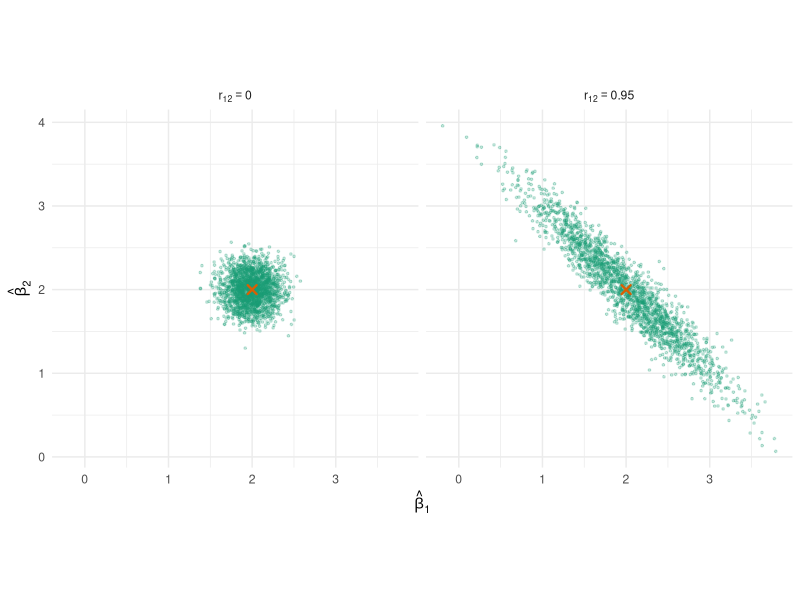
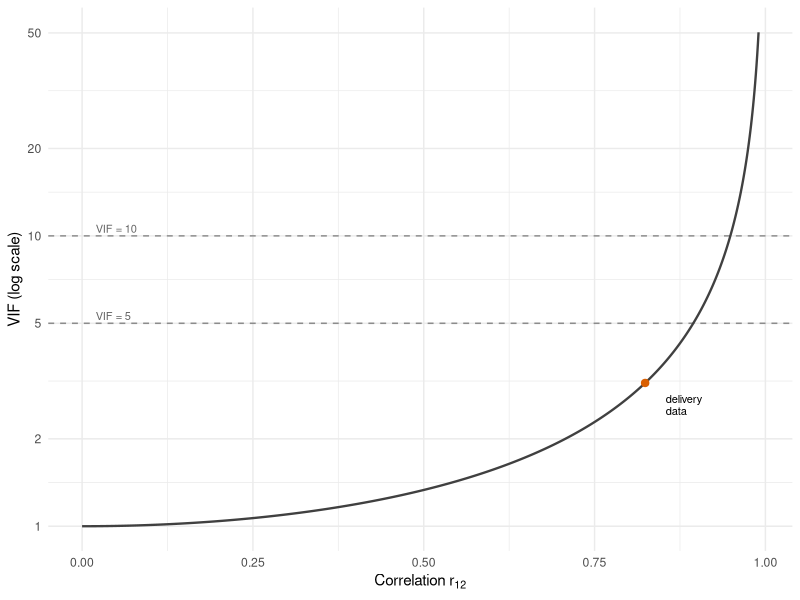
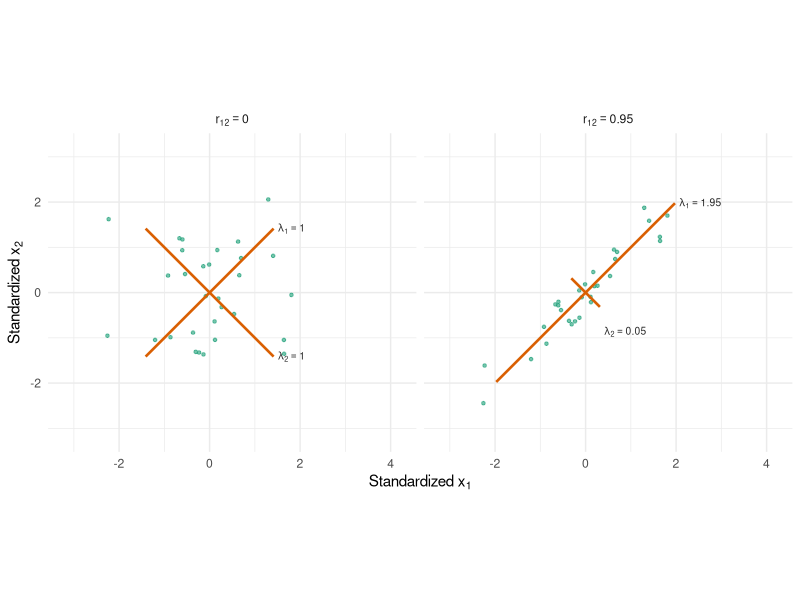
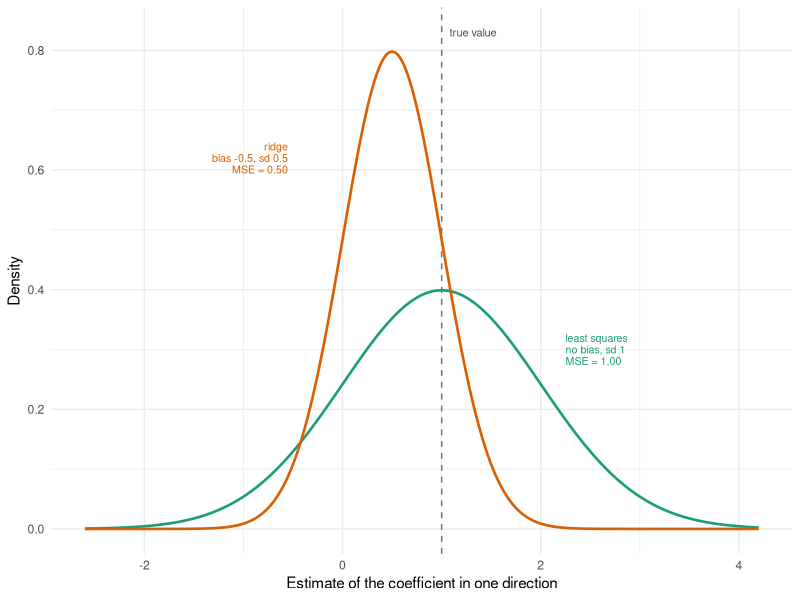
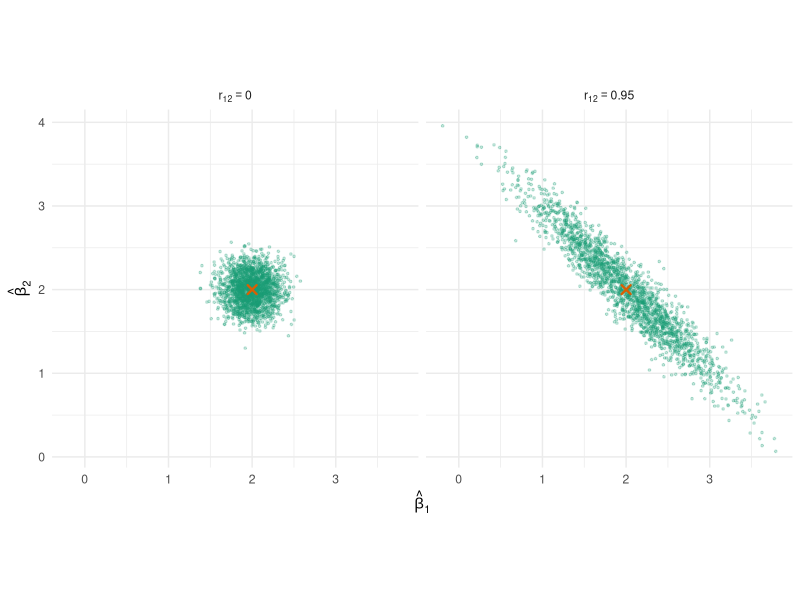
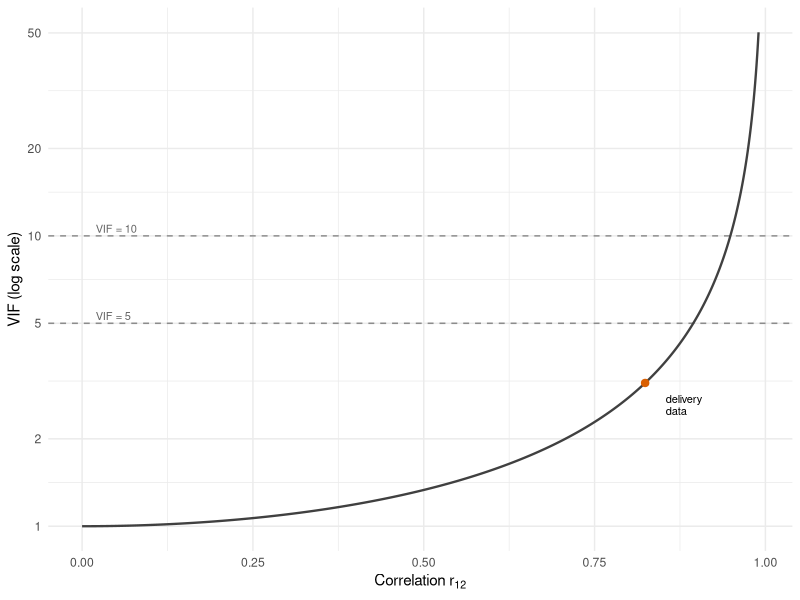
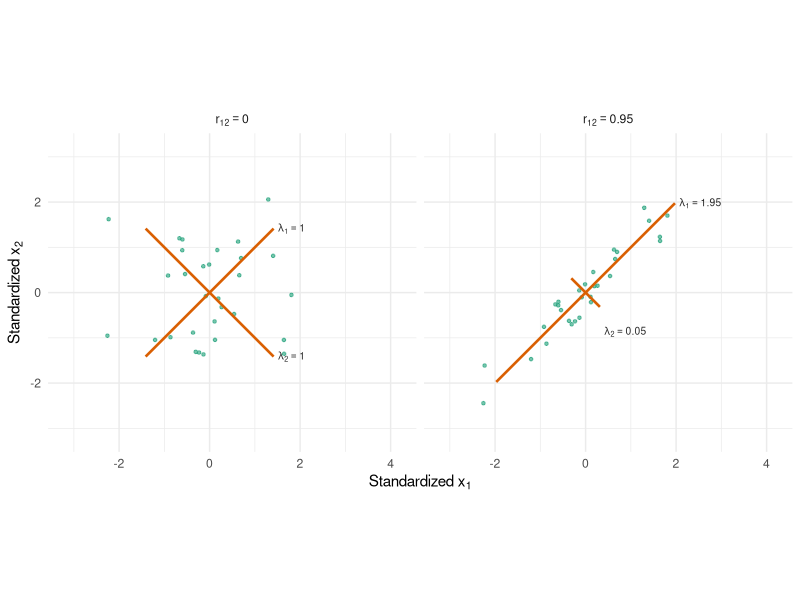
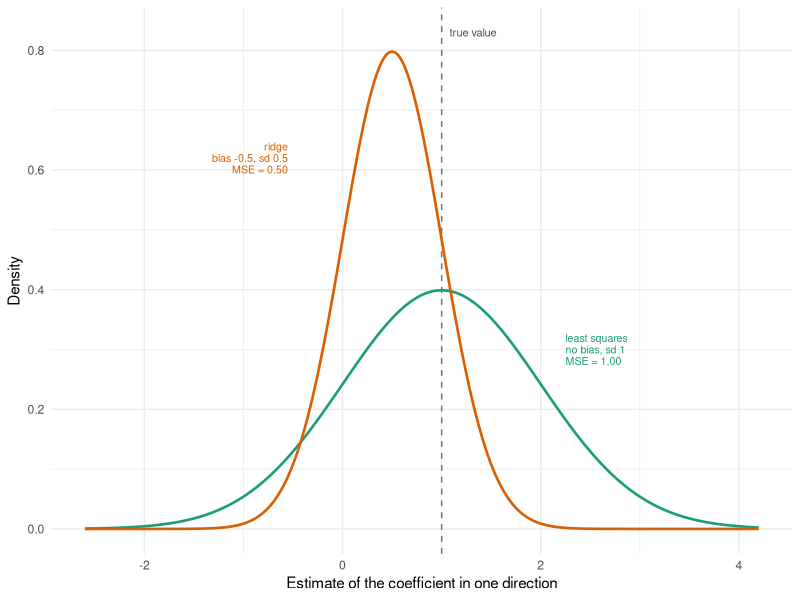

Here is the R script that generated these plots, in order:
# Simulated data: what multicollinearity does to the sampling distribution of the OLS estimates
# Model: y = 1 + 2 x1 + 2 x2 + e, e ~ N(0, 1), n = 30, X held fixed across replicates

library(ggplot2)

pt_col   <- "#1b9e77"
line_col <- "#d95f02"
fig_w    <- 3.4
fig_h    <- 2.5

theme_lecture <- function(){
    theme_minimal(base_size = 11) +
    theme(
        panel.background = element_rect(fill = "transparent", colour = NA),
        plot.background  = element_rect(fill = "transparent", colour = NA)
    )
}

set.seed(2026)
n     <- 30
beta  <- c(1, 2, 2)
sigma <- 1
n_rep <- 2000

# ---- Fixed design with sample correlation exactly rho -------------------------
# z1, z2: centered, orthogonal, each with sum of squares n - 1 (sample sd = 1)
Z  <- matrix(rnorm(2 * n), n)
z1 <- Z[, 1] - mean(Z[, 1])
z2 <- resid(lm(Z[, 2] ~ z1))
z1 <- z1 / sqrt(sum(z1^2) / (n - 1))
z2 <- z2 / sqrt(sum(z2^2) / (n - 1))

make_design <- function(rho) data.frame(x1 = z1, x2 = rho * z1 + sqrt(1 - rho^2) * z2)

simulate_betas <- function(rho) {
    X <- make_design(rho)
    mu <- beta[1] + beta[2] * X$x1 + beta[3] * X$x2
    b <- t(replicate(n_rep, {
        y <- mu + rnorm(n, sd = sigma)
        coef(lm(y ~ x1 + x2, data = X))[2:3]
    }))
    data.frame(rho = rho, b1 = b[, 1], b2 = b[, 2])
}

sims <- rbind(simulate_betas(0), simulate_betas(0.95))

# ---- Empirical vs. theoretical spread -----------------------------------------
# Var(b_j) = sigma^2 / [(1 - rho^2) S_jj], S_jj = n - 1;  Corr(b1, b2) = -rho
summary_tab <- do.call(rbind, lapply(split(sims, sims$rho), function(d) {
    rho <- d$rho[1]
    data.frame(
        rho        = rho,
        cor_x      = cor(make_design(rho))[1, 2],
        sd_b1      = sd(d$b1),
        sd_b1_theo = sigma / sqrt((1 - rho^2) * (n - 1)),
        cor_b      = cor(d$b1, d$b2),
        VIF        = 1 / (1 - rho^2)
    )
}))
print(summary_tab, digits = 4)
# rho = 0:    sd(b1) = 0.182 (theory 0.186), corr(b1, b2) =  0.00, VIF = 1
# rho = 0.95: sd(b1) = 0.596 (theory 0.595), corr(b1, b2) = -0.95, VIF = 10.26
# sd ratio 0.595 / 0.186 = 3.2 = sqrt(VIF)

# share of replicates in which an estimate has the wrong sign (true value 2)
aggregate(cbind(neg_b1 = b1 < 0, neg_b2 = b2 < 0) ~ rho, data = sims, FUN = mean)   # 0 and 0.0005

# ---- Figure: joint sampling distribution of (b1, b2) ---------------------------
sims$panel <- factor(sims$rho, labels = c("r[12] == 0", "r[12] == 0.95"))

p_scatter <- ggplot(sims, aes(x = b1, y = b2)) +
    geom_point(size = 0.6, alpha = 0.25, colour = pt_col) +
    annotate("point", x = beta[2], y = beta[3], colour = line_col, size = 2.2, shape = 4, stroke = 1.2) +
    facet_wrap(~ panel, labeller = label_parsed) +
    coord_equal() +
    labs(x = expression(hat(beta)[1]), y = expression(hat(beta)[2])) +
    theme_lecture()

p_scatter
ggsave("sim_beta_scatter.pdf", p_scatter, bg = "transparent", device = cairo_pdf, width = 2 * fig_w, height = 1.2 * fig_h)

# ---- Figure: VIF as a function of the correlation between two regressors -------
vif_curve <- data.frame(r = seq(0, 0.99, by = 0.001))
vif_curve$vif <- 1 / (1 - vif_curve$r^2)

r_delivery <- 0.824                       # cases vs distance, delivery data
p_vif <- ggplot(vif_curve, aes(x = r, y = vif)) +
    geom_hline(yintercept = c(5, 10), linetype = "dashed", colour = "grey55") +
    geom_line(colour = "grey25", linewidth = 0.8) +
    annotate("point", x = r_delivery, y = 1 / (1 - r_delivery^2), colour = line_col, size = 2.2) +
    annotate("text", x = r_delivery + 0.03, y = 1 / (1 - r_delivery^2), hjust = 0, vjust = 1.6,
             size = 2.8, label = "delivery\ndata", lineheight = 0.9) +
    annotate("text", x = 0.02, y = c(5, 10), vjust = -0.4, hjust = 0, size = 2.8, colour = "grey40",
             label = c("VIF = 5", "VIF = 10")) +
    scale_y_log10(breaks = c(1, 2, 5, 10, 20, 50)) +
    labs(x = expression("Correlation " * r[12]), y = "VIF (log scale)") +
    theme_lecture()

p_vif
ggsave("sim_vif_curve.pdf", p_vif, bg = "transparent", device = cairo_pdf, width = fig_w, height = fig_h)

# ---- Figure: eigenvalues as the spread of the regressor cloud in a direction -----
# Standardized regressors (sd 1). The sample correlation matrix is [[1, r], [r, 1]], with
# eigenvectors v1 = (1, 1)/sqrt(2), v2 = (1, -1)/sqrt(2) and eigenvalues 1 + r, 1 - r.
# The variance of the data along a unit vector v is v' R v, so along v_j it is lambda_j:
# each segment below runs from -2 sd to +2 sd of the data in that direction.
cloud <- rbind(cbind(make_design(0), rho = 0), cbind(make_design(0.95), rho = 0.95))
sapply(split(cloud, cloud$rho), function(d) eigen(cor(d[, c("x1", "x2")]))$values)
# rho = 0: 1, 1;  rho = 0.95: 1.95, 0.05

eig_dirs <- do.call(rbind, lapply(c(0, 0.95), function(rho) {
    lam <- c(1 + rho, 1 - rho)
    vx  <- c(1, 1) / sqrt(2)                     # x-components of v1, v2
    vy  <- c(1, -1) / sqrt(2)                    # y-components of v1, v2
    data.frame(rho = rho, lam = lam,
               x = -2 * sqrt(lam) * vx, y = -2 * sqrt(lam) * vy,
               xend = 2 * sqrt(lam) * vx, yend = 2 * sqrt(lam) * vy,
               lab = sprintf("lambda[%d] == %s", 1:2, format(lam, nsmall = 2)))
}))
# label position: at the segment end, pushed below the cloud for a very short segment
eig_dirs$lx <- eig_dirs$xend + 0.1
eig_dirs$ly <- eig_dirs$yend - ifelse(eig_dirs$lam < 0.5, 0.55, 0)
panel_lab <- function(rho) factor(rho, levels = c(0, 0.95), labels = c("r[12] == 0", "r[12] == 0.95"))
cloud$panel    <- panel_lab(cloud$rho)
eig_dirs$panel <- panel_lab(eig_dirs$rho)

p_eig <- ggplot(cloud, aes(x = x1, y = x2)) +
    geom_point(size = 0.9, alpha = 0.6, colour = pt_col) +
    geom_segment(data = eig_dirs, aes(x = x, y = y, xend = xend, yend = yend),
                 colour = line_col, linewidth = 0.9) +
    geom_text(data = eig_dirs, aes(x = lx, y = ly, label = lab), parse = TRUE,
              size = 2.6, hjust = 0, colour = "grey15") +
    facet_wrap(~ panel, labeller = label_parsed) +
    coord_equal(xlim = c(-3.2, 4.2), ylim = c(-3.2, 3.2)) +
    labs(x = expression("Standardized " * x[1]), y = expression("Standardized " * x[2])) +
    theme_lecture()

p_eig
ggsave("sim_eigen_directions.pdf", p_eig, bg = "transparent", device = cairo_pdf,
       width = 2 * fig_w, height = 1.2 * fig_h)

# ---- Figure: bias-variance trade-off of shrinking one coefficient --------------
# Illustration (not data): one eigen-direction with true coefficient alpha = 1 and a
# least-squares estimate with sd 1. Ridge reports c * alpha_hat with c = 0.5:
# mean c * alpha = 0.5 (bias -0.5), sd c * 1 = 0.5.
# MSE = variance + bias^2: least squares 1 + 0 = 1, ridge 0.25 + 0.25 = 0.5.
alpha_true <- 1
sd_ls      <- 1
c_shrink   <- 0.5
bv <- data.frame(a = seq(-2.6, 4.2, length.out = 600))
bv <- rbind(
    data.frame(a = bv$a, dens = dnorm(bv$a, alpha_true, sd_ls), est = "Least squares"),
    data.frame(a = bv$a, dens = dnorm(bv$a, c_shrink * alpha_true, c_shrink * sd_ls), est = "Ridge")
)
bv$est <- factor(bv$est, levels = c("Least squares", "Ridge"))
est_col <- c("Least squares" = pt_col, "Ridge" = line_col)
mse <- c(sd_ls^2, (c_shrink * sd_ls)^2 + ((c_shrink - 1) * alpha_true)^2)    # 1, 0.5

p_bv <- ggplot(bv, aes(x = a, y = dens, colour = est)) +
    geom_vline(xintercept = alpha_true, linetype = "dashed", colour = "grey45") +
    geom_line(linewidth = 0.9) +
    annotate("text", x = alpha_true + 0.08, y = 0.83, hjust = 0, size = 2.8, colour = "grey30",
             label = "true value") +
    annotate("text", x = 2.25, y = 0.30, hjust = 0, size = 2.7, colour = pt_col,
             label = sprintf("least squares\nno bias, sd 1\nMSE = %.2f", mse[1]), lineheight = 0.9) +
    annotate("text", x = -0.55, y = 0.62, hjust = 1, size = 2.7, colour = line_col,
             label = sprintf("ridge\nbias -0.5, sd 0.5\nMSE = %.2f", mse[2]), lineheight = 0.9) +
    scale_colour_manual(values = est_col, guide = "none") +
    labs(x = "Estimate of the coefficient in one direction", y = "Density") +
    theme_lecture()

p_bv
ggsave("ridge_bias_variance.pdf", p_bv, bg = "transparent", device = cairo_pdf,
       width = fig_w, height = fig_h)
